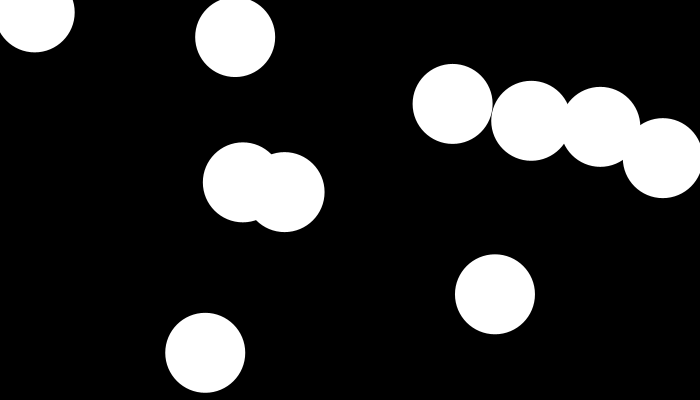
Frame 1 (no input)
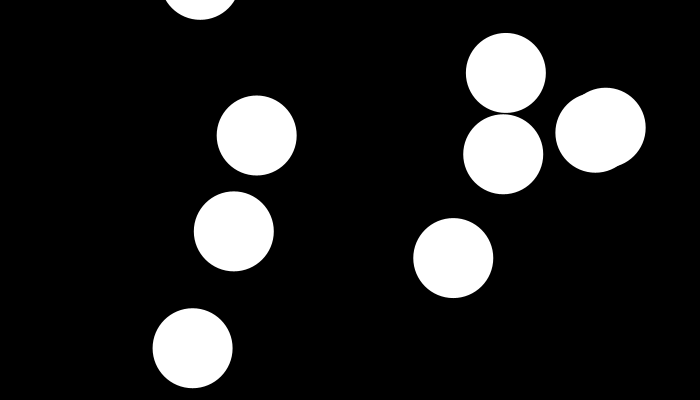
Frame 60 (the mouse pressed at the canvas centre just before this capture)
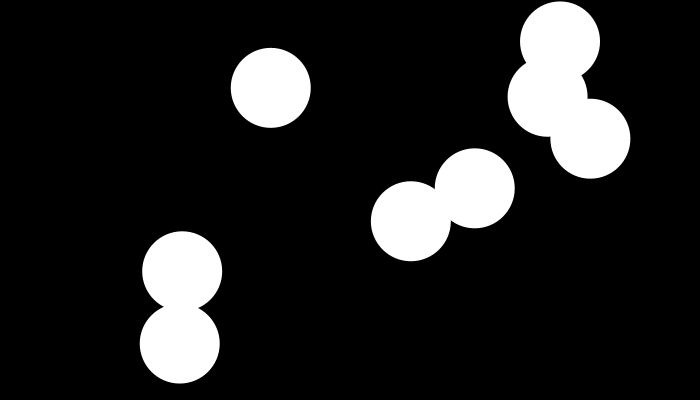
Frame 120 (the mouse held since frame 60 and released just before this capture)

The Processing sketch that drew these frames (run headless with seeded random() and noise(); from frame 60 on, the mouse is pressed at the canvas centre):

// Processing sketch: processing_35695
// ── processing_35695.pde

  int count = 10;
  
  int ballSize = 80;
 
  
  float[][] ball = new float[count][5];
  int sel = 0;
  
  boolean dragging=false;
  void mouseDragged(){
    dragging=true;
  }
  void mouseReleased(){
    dragging=false;
    
    }
  void setup(){
    
    frameRate(10);
    size(700,400);
    for(int j=0;j< count;j++){
      ball[j][0]=random(width);  
      ball[j][1]=random(height); 
      ball[j][2]=(ballSize);         
      ball[j][3]=random(-1,1); 
      ball[j][4]=random(-1,1);     
    }
  }

  
  void draw(){
    background(0);
    for (int j=0;j< count;j++){
    noStroke();
    float radi=ball[j][2];
    float diam=radi/2;
    
 
    ellipse(ball[j][0],ball[j][1],radi,radi);
    
    ball[j][0]+=ball[j][3];
    ball[j][1]+=ball[j][4];
    }
  }
